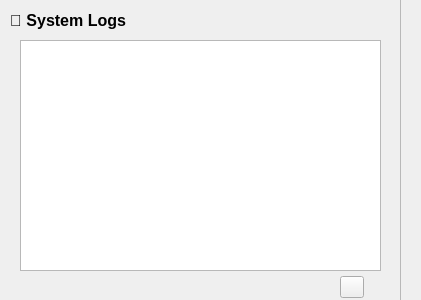
<?xml version="1.0" encoding="UTF-8"?>
<ui version="4.0">
 <class>logs</class>
 <widget class="QDialog" name="logs">
  <property name="geometry">
   <rect>
    <x>0</x>
    <y>0</y>
    <width>421</width>
    <height>300</height>
   </rect>
  </property>
  <property name="minimumSize">
   <size>
    <width>421</width>
    <height>300</height>
   </size>
  </property>
  <property name="maximumSize">
   <size>
    <width>421</width>
    <height>300</height>
   </size>
  </property>
  <property name="windowTitle">
   <string>Dialog</string>
  </property>
  <widget class="QFrame" name="frame">
   <property name="geometry">
    <rect>
     <x>-10</x>
     <y>-10</y>
     <width>411</width>
     <height>311</height>
    </rect>
   </property>
   <property name="frameShape">
    <enum>QFrame::StyledPanel</enum>
   </property>
   <property name="frameShadow">
    <enum>QFrame::Raised</enum>
   </property>
   <widget class="QLabel" name="lb_systemLogsTitle">
    <property name="geometry">
     <rect>
      <x>20</x>
      <y>20</y>
      <width>131</width>
      <height>21</height>
     </rect>
    </property>
    <property name="font">
     <font>
      <pointsize>12</pointsize>
      <bold>true</bold>
     </font>
    </property>
    <property name="text">
     <string>&lt;html&gt;&lt;head/&gt;&lt;body&gt;&lt;p&gt;🧾️ System Logs&lt;/p&gt;&lt;/body&gt;&lt;/html&gt;</string>
    </property>
   </widget>
   <widget class="QListWidget" name="lst_logs">
    <property name="geometry">
     <rect>
      <x>30</x>
      <y>50</y>
      <width>361</width>
      <height>231</height>
     </rect>
    </property>
   </widget>
   <widget class="QToolButton" name="btn_refreshList">
    <property name="geometry">
     <rect>
      <x>350</x>
      <y>286</y>
      <width>24</width>
      <height>22</height>
     </rect>
    </property>
    <property name="cursor">
     <cursorShape>PointingHandCursor</cursorShape>
    </property>
    <property name="toolTip">
     <string>Refresh</string>
    </property>
    <property name="text">
     <string/>
    </property>
    <property name="icon">
     <iconset theme="media-playlist-repeat"/>
    </property>
   </widget>
  </widget>
 </widget>
 <resources/>
 <connections/>
</ui>
